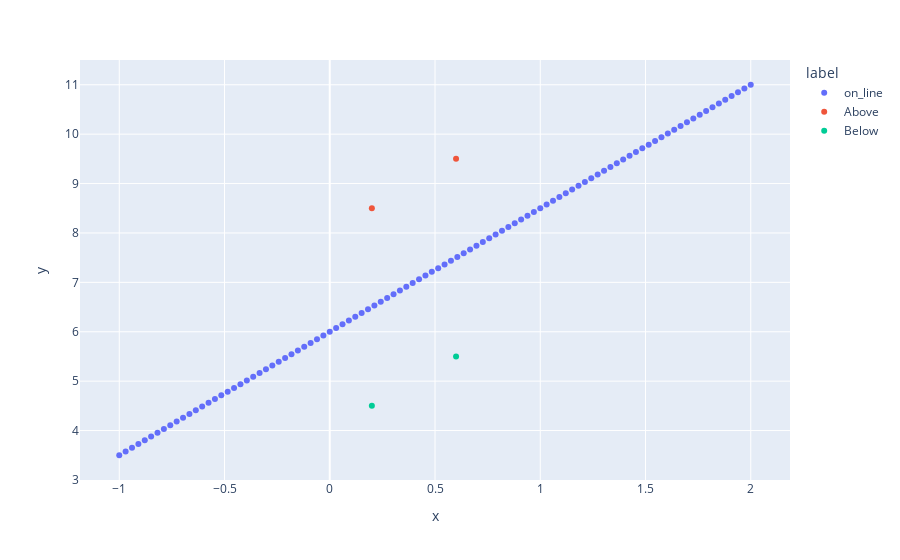

The code cell stored with this chart in its notebook:
### Code cell
px.scatter(data, x='x', y='y', color = 'label')

### Figure 1 — Plotly figure (JSON) as saved in the notebook; plotly's stock layout.template omitted (floating-point values rounded to 4 significant figures)
{"data": [{"hovertemplate": "label=on_line<br>x=%{x}<br>y=%{y}<extra></extra>", "legendgroup": "on_line", "marker": {"color": "#636efa", "symbol": "circle"}, "mode": "markers", "name": "on_line", "orientation": "v", "showlegend": true, "type": "scatter", "x": [-1, -0.9697, -0.9394, -0.9091, -0.8788, -0.8485, -0.8182, -0.7879, -0.7576, -0.7273, -0.697, -0.6667, -0.6364, -0.6061, -0.5758, -0.5455, -0.5152, -0.4848, -0.4545, -0.4242, -0.3939, -0.3636, -0.3333, -0.303, -0.2727, -0.2424, -0.2121, -0.1818, -0.1515, -0.1212, -0.09091, -0.06061, -0.0303, 0, 0.0303, 0.06061, 0.09091, 0.1212, 0.1515, 0.1818, 0.2121, 0.2424, 0.2727, 0.303, 0.3333, 0.3636, 0.3939, 0.4242, 0.4545, 0.4848, 0.5152, 0.5455, 0.5758, 0.6061, 0.6364, 0.6667, 0.697, 0.7273, 0.7576, 0.7879, 0.8182, 0.8485, 0.8788, 0.9091, 0.9394, 0.9697, 1, 1.03, 1.061, 1.091, 1.121, 1.152, 1.182, 1.212, 1.242, 1.273, 1.303, 1.333, 1.364, 1.394, 1.424, 1.455, 1.485, 1.515, 1.545, 1.576, 1.606, 1.636, 1.667, 1.697, 1.727, 1.758, 1.788, 1.818, 1.848, 1.879, 1.909, 1.939, 1.97, 2], "xaxis": "x", "y": [3.5, 3.576, 3.652, 3.727, 3.803, 3.879, 3.955, 4.03, 4.106, 4.182, 4.258, 4.333, 4.409, 4.485, 4.561, 4.636, 4.712, 4.788, 4.864, 4.939, 5.015, 5.091, 5.167, 5.242, 5.318, 5.394, 5.47, 5.545, 5.621, 5.697, 5.773, 5.848, 5.924, 6, 6.076, 6.152, 6.227, 6.303, 6.379, 6.455, 6.53, 6.606, 6.682, 6.758, 6.833, 6.909, 6.985, 7.061, 7.136, 7.212, 7.288, 7.364, 7.439, 7.515, 7.591, 7.667, 7.742, 7.818, 7.894, 7.97, 8.045, 8.121, 8.197, 8.273, 8.348, 8.424, 8.5, 8.576, 8.652, 8.727, 8.803, 8.879, 8.955, 9.03, 9.106, 9.182, 9.258, 9.333, 9.409, 9.485, 9.561, 9.636, 9.712, 9.788, 9.864, 9.939, 10.02, 10.09, 10.17, 10.24, 10.32, 10.39, 10.47, 10.55, 10.62, 10.7, 10.77, 10.85, 10.92, 11], "yaxis": "y"}, {"hovertemplate": "label=Above<br>x=%{x}<br>y=%{y}<extra></extra>", "legendgroup": "Above", "marker": {"color": "#EF553B", "symbol": "circle"}, "mode": "markers", "name": "Above", "orientation": "v", "showlegend": true, "type": "scatter", "x": [0.2, 0.6], "xaxis": "x", "y": [8.5, 9.5], "yaxis": "y"}, {"hovertemplate": "label=Below<br>x=%{x}<br>y=%{y}<extra></extra>", "legendgroup": "Below", "marker": {"color": "#00cc96", "symbol": "circle"}, "mode": "markers", "name": "Below", "orientation": "v", "showlegend": true, "type": "scatter", "x": [0.2, 0.6], "xaxis": "x", "y": [4.5, 5.5], "yaxis": "y"}], "layout": {"autosize": true, "legend": {"title": {"text": "label"}, "tracegroupgap": 0}, "margin": {"t": 60}, "xaxis": {"anchor": "y", "autorange": true, "domain": [0, 1], "range": [-1.176, 2.176], "title": {"text": "x"}, "type": "linear"}, "yaxis": {"anchor": "x", "autorange": true, "domain": [0, 1], "range": [2.919, 11.58], "title": {"text": "y"}, "type": "linear"}}}
